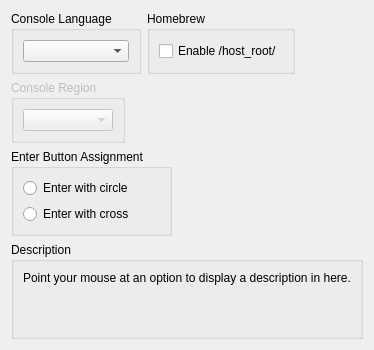
     <widget class="QWidget" name="systemTab">
      <attribute name="title">
       <string>System</string>
      </attribute>
      <layout class="QVBoxLayout" name="verticalLayout_73">
       <item>
        <layout class="QHBoxLayout" name="horizontalLayout_14" stretch="1,1,1">
         <item>
          <widget class="QGroupBox" name="groupBox_34">
           <property name="title">
            <string>Console Language</string>
           </property>
           <layout class="QVBoxLayout" name="verticalLayout_34">
            <item>
             <widget class="QComboBox" name="sysLangBox"/>
            </item>
           </layout>
          </widget>
         </item>
         <item>
          <widget class="QGroupBox" name="groupBox">
           <property name="title">
            <string>Homebrew</string>
           </property>
           <layout class="QVBoxLayout" name="verticalLayout_35">
            <item>
             <widget class="QCheckBox" name="enableHostRoot">
              <property name="text">
               <string>Enable /host_root/</string>
              </property>
             </widget>
            </item>
           </layout>
          </widget>
         </item>
         <item>
          <widget class="QWidget" name="widget_3" native="true"/>
         </item>
        </layout>
       </item>
       <item>
        <layout class="QHBoxLayout" name="horizontalLayout_15" stretch="1,1,1">
         <item>
          <widget class="QGroupBox" name="groupBox_33">
           <property name="enabled">
            <bool>false</bool>
           </property>
           <property name="title">
            <string>Console Region</string>
           </property>
           <layout class="QVBoxLayout" name="verticalLayout_36">
            <item>
             <widget class="QComboBox" name="comboBox_12"/>
            </item>
           </layout>
          </widget>
         </item>
         <item>
          <widget class="QWidget" name="widget_4" native="true"/>
         </item>
         <item>
          <widget class="QWidget" name="widget_6" native="true"/>
         </item>
        </layout>
       </item>
       <item>
        <layout class="QHBoxLayout" name="horizontalLayout_17" stretch="1,1,1">
         <item>
          <widget class="QGroupBox" name="gb_enterButtonAssignment">
           <property name="title">
            <string>Enter Button Assignment</string>
           </property>
           <layout class="QVBoxLayout" name="verticalLayout_72">
            <item>
             <widget class="QRadioButton" name="enterButtonAssignCircle">
              <property name="text">
               <string>Enter with circle</string>
              </property>
             </widget>
            </item>
            <item>
             <widget class="QRadioButton" name="enterButtonAssignCross">
              <property name="text">
               <string>Enter with cross</string>
              </property>
             </widget>
            </item>
           </layout>
          </widget>
         </item>
         <item>
          <widget class="QWidget" name="widget_12" native="true"/>
         </item>
         <item>
          <widget class="QWidget" name="widget_13" native="true"/>
         </item>
        </layout>
       </item>
       <item>
        <spacer name="verticalSpacer_8">
         <property name="orientation">
          <enum>Qt::Vertical</enum>
         </property>
         <property name="sizeType">
          <enum>QSizePolicy::MinimumExpanding</enum>
         </property>
         <property name="sizeHint" stdset="0">
          <size>
           <width>0</width>
           <height>0</height>
          </size>
         </property>
        </spacer>
       </item>
       <item>
        <widget class="QGroupBox" name="groupBox_61">
         <property name="title">
          <string>Description</string>
         </property>
         <layout class="QHBoxLayout" name="horizontalLayout_13">
          <item>
           <widget class="QLabel" name="description_system">
            <property name="text">
             <string>Point your mouse at an option to display a description in here.


</string>
            </property>
            <property name="textFormat">
             <enum>Qt::PlainText</enum>
            </property>
            <property name="alignment">
             <set>Qt::AlignLeading|Qt::AlignLeft|Qt::AlignTop</set>
            </property>
            <property name="wordWrap">
             <bool>true</bool>
            </property>
           </widget>
          </item>
         </layout>
        </widget>
       </item>
      </layout>
     </widget>
